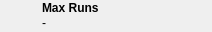
               <widget class="QWidget" name="widget_3" native="true">
                <property name="sizePolicy">
                 <sizepolicy hsizetype="Preferred" vsizetype="Preferred">
                  <horstretch>0</horstretch>
                  <verstretch>0</verstretch>
                 </sizepolicy>
                </property>
                <property name="minimumSize">
                 <size>
                  <width>0</width>
                  <height>32</height>
                 </size>
                </property>
                <property name="maximumSize">
                 <size>
                  <width>16777215</width>
                  <height>32</height>
                 </size>
                </property>
                <layout class="QHBoxLayout" name="horizontalLayout">
                 <property name="spacing">
                  <number>5</number>
                 </property>
                 <property name="leftMargin">
                  <number>5</number>
                 </property>
                 <property name="topMargin">
                  <number>0</number>
                 </property>
                 <property name="rightMargin">
                  <number>0</number>
                 </property>
                 <property name="bottomMargin">
                  <number>0</number>
                 </property>
                 <item>
                  <widget class="QLabel" name="maxrunsIcon">
                   <property name="sizePolicy">
                    <sizepolicy hsizetype="Fixed" vsizetype="Fixed">
                     <horstretch>0</horstretch>
                     <verstretch>0</verstretch>
                    </sizepolicy>
                   </property>
                   <property name="minimumSize">
                    <size>
                     <width>32</width>
                     <height>32</height>
                    </size>
                   </property>
                   <property name="maximumSize">
                    <size>
                     <width>32</width>
                     <height>32</height>
                    </size>
                   </property>
                   <property name="frameShape">
                    <enum>QFrame::NoFrame</enum>
                   </property>
                   <property name="text">
                    <string/>
                   </property>
                   <property name="pixmap">
                    <pixmap resource="../../../../resources/icons_pq.qrc">:/pq/icons/pausequafe/bp/maxruns.png</pixmap>
                   </property>
                  </widget>
                 </item>
                 <item>
                  <layout class="QVBoxLayout" name="verticalLayout_6">
                   <property name="spacing">
                    <number>0</number>
                   </property>
                   <item>
                    <widget class="QLabel" name="label_28">
                     <property name="sizePolicy">
                      <sizepolicy hsizetype="Preferred" vsizetype="Fixed">
                       <horstretch>0</horstretch>
                       <verstretch>0</verstretch>
                      </sizepolicy>
                     </property>
                     <property name="minimumSize">
                      <size>
                       <width>170</width>
                       <height>14</height>
                      </size>
                     </property>
                     <property name="maximumSize">
                      <size>
                       <width>16777215</width>
                       <height>14</height>
                      </size>
                     </property>
                     <property name="text">
                      <string>&lt;b&gt;Max Runs&lt;/b&gt;</string>
                     </property>
                     <property name="textFormat">
                      <enum>Qt::AutoText</enum>
                     </property>
                    </widget>
                   </item>
                   <item>
                    <widget class="QLabel" name="maxrunsLabel">
                     <property name="sizePolicy">
                      <sizepolicy hsizetype="Preferred" vsizetype="Fixed">
                       <horstretch>0</horstretch>
                       <verstretch>0</verstretch>
                      </sizepolicy>
                     </property>
                     <property name="minimumSize">
                      <size>
                       <width>170</width>
                       <height>14</height>
                      </size>
                     </property>
                     <property name="maximumSize">
                      <size>
                       <width>16777215</width>
                       <height>14</height>
                      </size>
                     </property>
                     <property name="text">
                      <string>-</string>
                     </property>
                    </widget>
                   </item>
                  </layout>
                 </item>
                </layout>
               </widget>
